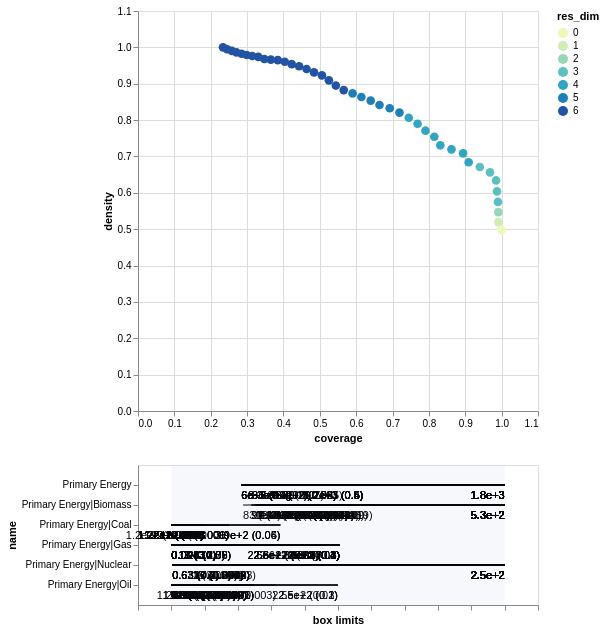

Notebook code for this chart:
### Code cell
box1.inspect_tradeoff()

### Figure 1 — Vega-Lite specification as saved in the notebook (floating-point values rounded to 4 significant figures; data arrays with more than 128 entries replaced by an {"elided": "..."} marker saying what was removed)
{"config": {"view": {"continuousWidth": 300, "continuousHeight": 300}}, "vconcat": [{"data": {"name": "data-2448d51851051ba73fbc811ff19e5319"}, "mark": {"type": "circle", "size": 75}, "encoding": {"color": {"field": "res_dim", "scale": {"range": ["#eff9b6", "#d0edb3", "#97d6b9", "#5dc0c0", "#31a5c2", "#1f80b8", "#2354a3", "#21318d"]}, "type": "ordinal"}, "opacity": {"condition": {"param": "param_1", "value": 1}, "value": 0.4}, "tooltip": [{"field": "id", "type": "quantitative"}, {"field": "coverage", "format": ".2", "type": "quantitative"}, {"field": "density", "format": ".2", "type": "quantitative"}, {"field": "res_dim", "type": "ordinal"}], "x": {"field": "coverage", "scale": {"domain": [0, 1.1]}, "type": "quantitative"}, "y": {"field": "density", "scale": {"domain": [0, 1.1]}, "type": "quantitative"}}, "height": 400, "name": "view_1", "width": 400}, {"layer": [{"data": {"name": "data-00a471597542a963d6a8327cec4f29e2"}, "mark": {"type": "rule"}, "encoding": {"x": {"axis": {"grid": false, "labels": false, "title": "box limits"}, "field": "x_lower", "scale": {"domain": [0, 1], "padding": 0.1}, "type": "quantitative"}, "x2": {"field": "x_upper"}, "y": {"field": "name", "scale": {"padding": 1.0}, "type": "nominal"}}, "transform": [{"calculate": "(datum.x1-datum.minimum)/(datum.maximum-datum.minimum)", "as": "x_lower"}, {"calculate": "(datum.x2-datum.minimum)/(datum.maximum-datum.minimum)", "as": "x_upper"}, {"filter": {"param": "param_1"}}]}, {"data": {"name": "data-00a471597542a963d6a8327cec4f29e2"}, "mark": {"type": "text", "align": "left", "baseline": "top", "dy": 5}, "encoding": {"text": {"field": "text", "type": "ordinal"}, "x": {"axis": {"grid": false, "labels": false, "title": "box limits"}, "field": "x_lower", "scale": {"domain": [0, 1], "padding": 0.1}, "type": "quantitative"}, "x2": {"field": "x_upper"}, "y": {"field": "name", "scale": {"padding": 1.0}, "type": "nominal"}}, "transform": [{"calculate": "(datum.x1-datum.minimum)/(datum.maximum-datum.minimum)", "as": "x_lower"}, {"calculate": "(datum.x2-datum.minimum)/(datum.maximum-datum.minimum)", "as": "x_upper"}, {"filter": {"param": "param_1"}}, {"calculate": "datum.qp_lower>0?format(datum.x1, \".2\")+\" (\"+format(datum.qp_lower, \".1~g\")+\")\" :format(datum.x1, \".2\")", "as": "text"}]}, {"data": {"name": "data-00a471597542a963d6a8327cec4f29e2"}, "mark": {"type": "text", "align": "right", "baseline": "top", "dy": 5}, "encoding": {"text": {"field": "text", "type": "ordinal"}, "x": {"field": "x_upper", "type": "quantitative"}, "x2": {"field": "x_upper"}, "y": {"field": "name", "scale": {"padding": 1.0}, "type": "nominal"}}, "transform": [{"calculate": "(datum.x1-datum.minimum)/(datum.maximum-datum.minimum)", "as": "x_lower"}, {"calculate": "(datum.x2-datum.minimum)/(datum.maximum-datum.minimum)", "as": "x_upper"}, {"filter": {"param": "param_1"}}, {"calculate": "datum.qp_upper>0?format(datum.x2, \".2\")+\" (\"+format(datum.qp_upper, \".1\")+\")\" :format(datum.x2, \".2\")", "as": "text"}]}, {"data": {"name": "data-97aefd6d737ded565dc732e63f74ecc6"}, "mark": {"type": "rect", "opacity": 0.05}, "encoding": {"x": {"field": "start", "type": "quantitative"}, "x2": {"field": "end"}}}, {"data": {"name": "data-4f53cda18c2baa0c0354bb5f9a3ecbe5"}, "mark": {"type": "point"}, "encoding": {"x": {"field": "x", "type": "quantitative"}, "y": {"field": "name", "type": "nominal"}}, "transform": [{"filter": {"param": "param_1"}}]}, {"data": {"name": "data-4f53cda18c2baa0c0354bb5f9a3ecbe5"}, "mark": {"type": "text", "align": "center", "baseline": "top", "dy": 5}, "encoding": {"text": {"field": "item", "type": "nominal"}, "x": {"field": "x", "type": "quantitative"}, "y": {"field": "name", "type": "nominal"}}, "transform": [{"filter": {"param": "param_1"}}]}], "width": 400}], "params": [{"name": "param_1", "select": {"type": "point", "fields": ["id"]}, "views": ["view_1"]}], "$schema": "https://vega.github.io/schema/vega-lite/v5.20.1.json", "datasets": {"data-2448d51851051ba73fbc811ff19e5319": [{"coverage": 1.0, "density": 0.4978, "id": 0, "k": 783, "mass": 1.0, "mean": 0.4978, "n": 1573, "res_dim": 0}, {"coverage": 0.9911, "density": 0.5194, "id": 1, "k": 776, "mass": 0.9498, "mean": 0.5194, "n": 1494, "res_dim": 1}, {"coverage": 0.9911, "density": 0.5469, "id": 2, "k": 776, "mass": 0.9021, "mean": 0.5469, "n": 1419, "res_dim": 2}, {"coverage": 0.9898, "density": 0.5749, "id": 3, "k": 775, "mass": 0.857, "mean": 0.5749, "n": 1348, "res_dim": 3}, {"coverage": 0.9872, "density": 0.6039, "id": 4, "k": 773, "mass": 0.8137, "mean": 0.6039, "n": 1280, "res_dim": 3}, {"coverage": 0.9847, "density": 0.634, "id": 5, "k": 771, "mass": 0.773, "mean": 0.634, "n": 1216, "res_dim": 3}, {"coverage": 0.9681, "density": 0.6563, "id": 6, "k": 758, "mass": 0.7343, "mean": 0.6563, "n": 1155, "res_dim": 3}, {"coverage": 0.94, "density": 0.6709, "id": 7, "k": 736, "mass": 0.6974, "mean": 0.6709, "n": 1097, "res_dim": 3}, {"coverage": 0.9093, "density": 0.684, "id": 8, "k": 712, "mass": 0.6618, "mean": 0.684, "n": 1041, "res_dim": 4}, {"coverage": 0.894, "density": 0.7085, "id": 9, "k": 700, "mass": 0.6281, "mean": 0.7085, "n": 988, "res_dim": 4}, {"coverage": 0.8621, "density": 0.7196, "id": 10, "k": 675, "mass": 0.5963, "mean": 0.7196, "n": 938, "res_dim": 4}, {"coverage": 0.8314, "density": 0.7306, "id": 11, "k": 651, "mass": 0.5664, "mean": 0.7306, "n": 891, "res_dim": 4}, {"coverage": 0.8148, "density": 0.7541, "id": 12, "k": 638, "mass": 0.5378, "mean": 0.7541, "n": 846, "res_dim": 4}, {"coverage": 0.7905, "density": 0.7709, "id": 13, "k": 619, "mass": 0.5105, "mean": 0.7709, "n": 803, "res_dim": 4}, {"coverage": 0.7688, "density": 0.79, "id": 14, "k": 602, "mass": 0.4844, "mean": 0.79, "n": 762, "res_dim": 4}, {"coverage": 0.7446, "density": 0.8064, "id": 15, "k": 583, "mass": 0.4596, "mean": 0.8064, "n": 723, "res_dim": 4}, {"coverage": 0.719, "density": 0.8207, "id": 16, "k": 563, "mass": 0.4361, "mean": 0.8207, "n": 686, "res_dim": 5}, {"coverage": 0.6922, "density": 0.8326, "id": 17, "k": 542, "mass": 0.4139, "mean": 0.8326, "n": 651, "res_dim": 5}, {"coverage": 0.6641, "density": 0.8414, "id": 18, "k": 520, "mass": 0.3929, "mean": 0.8414, "n": 618, "res_dim": 5}, {"coverage": 0.6398, "density": 0.8535, "id": 19, "k": 501, "mass": 0.3732, "mean": 0.8535, "n": 587, "res_dim": 5}, {"coverage": 0.6143, "density": 0.8636, "id": 20, "k": 481, "mass": 0.3541, "mean": 0.8636, "n": 557, "res_dim": 5}, {"coverage": 0.59, "density": 0.8733, "id": 21, "k": 462, "mass": 0.3363, "mean": 0.8733, "n": 529, "res_dim": 5}, {"coverage": 0.5658, "density": 0.8825, "id": 22, "k": 443, "mass": 0.3191, "mean": 0.8825, "n": 502, "res_dim": 6}, {"coverage": 0.5441, "density": 0.895, "id": 23, "k": 426, "mass": 0.3026, "mean": 0.895, "n": 476, "res_dim": 6}, {"coverage": 0.5249, "density": 0.9093, "id": 24, "k": 411, "mass": 0.2873, "mean": 0.9093, "n": 452, "res_dim": 6}, {"coverage": 0.5057, "density": 0.9231, "id": 25, "k": 396, "mass": 0.2727, "mean": 0.9231, "n": 429, "res_dim": 6}, {"coverage": 0.484, "density": 0.9312, "id": 26, "k": 379, "mass": 0.2587, "mean": 0.9312, "n": 407, "res_dim": 6}, {"coverage": 0.4636, "density": 0.9404, "id": 27, "k": 363, "mass": 0.2454, "mean": 0.9404, "n": 386, "res_dim": 6}, {"coverage": 0.4432, "density": 0.9481, "id": 28, "k": 347, "mass": 0.2327, "mean": 0.9481, "n": 366, "res_dim": 6}, {"coverage": 0.4227, "density": 0.9539, "id": 29, "k": 331, "mass": 0.2206, "mean": 0.9539, "n": 347, "res_dim": 6}, {"coverage": 0.4036, "density": 0.9605, "id": 30, "k": 316, "mass": 0.2092, "mean": 0.9605, "n": 329, "res_dim": 6}, {"coverage": 0.3844, "density": 0.9647, "id": 31, "k": 301, "mass": 0.1983, "mean": 0.9647, "n": 312, "res_dim": 6}, {"coverage": 0.3653, "density": 0.9662, "id": 32, "k": 286, "mass": 0.1882, "mean": 0.9662, "n": 296, "res_dim": 6}, {"coverage": 0.3474, "density": 0.968, "id": 33, "k": 272, "mass": 0.1786, "mean": 0.968, "n": 281, "res_dim": 6}, {"coverage": 0.3308, "density": 0.9737, "id": 34, "k": 259, "mass": 0.1691, "mean": 0.9737, "n": 266, "res_dim": 6}, {"coverage": 0.3142, "density": 0.9762, "id": 35, "k": 246, "mass": 0.1602, "mean": 0.9762, "n": 252, "res_dim": 6}, {"coverage": 0.2989, "density": 0.9791, "id": 36, "k": 234, "mass": 0.1519, "mean": 0.9791, "n": 239, "res_dim": 6}, {"coverage": 0.2848, "density": 0.9824, "id": 37, "k": 223, "mass": 0.1443, "mean": 0.9824, "n": 227, "res_dim": 6}, {"coverage": 0.2708, "density": 0.986, "id": 38, "k": 212, "mass": 0.1367, "mean": 0.986, "n": 215, "res_dim": 6}, {"coverage": 0.258, "density": 0.9902, "id": 39, "k": 202, "mass": 0.1297, "mean": 0.9902, "n": 204, "res_dim": 6}, {"coverage": 0.2452, "density": 0.9948, "id": 40, "k": 192, "mass": 0.1227, "mean": 0.9948, "n": 193, "res_dim": 6}, {"coverage": 0.2337, "density": 1.0, "id": 41, "k": 183, "mass": 0.1163, "mean": 1.0, "n": 183, "res_dim": 6}], "data-00a471597542a963d6a8327cec4f29e2": {"elided": "200 records"}, "data-97aefd6d737ded565dc732e63f74ecc6": [{"start": 0, "end": 1}], "data-4f53cda18c2baa0c0354bb5f9a3ecbe5": []}}
